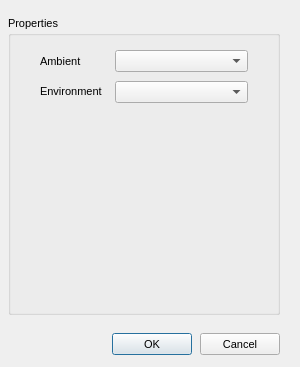
<?xml version="1.0"?>
<ui version="4.0">
  <class>Form</class>
  <widget class="QDialog" name="IDD_LEVELPROPERTIES">
    <property name="geometry">
      <rect>
        <x>0</x>
        <y>0</y>
        <width>300</width>
        <height>367</height>
      </rect>
    </property>
    <property name="windowTitle">
      <string>Room Properties</string>
    </property>
    <property name="font">
      <font>
        <family>Liberation Sans</family>
        <pointsize>8</pointsize>
        <bold>false</bold>
        <italic>false</italic>
      </font>
    </property>
    <property name="enabled">
      <bool>true</bool>
    </property>
    <property name="windowFlags">
      <set>Qt::Dialog|Qt::WindowCloseButtonHint</set>
    </property>
    <property name="minimumSize">
      <size>
        <width>300</width>
        <height>367</height>
      </size>
    </property>
    <property name="maximumSize">
      <size>
        <width>300</width>
        <height>367</height>
      </size>
    </property>
    <widget class="QGroupBox" name="IDC_STATIC">
      <property name="geometry">
        <rect>
          <x>8</x>
          <y>16</y>
          <width>272</width>
          <height>299</height>
        </rect>
      </property>
      <property name="title">
        <string>Properties</string>
      </property>
      <property name="visible">
        <bool>true</bool>
      </property>
      <property name="enabled">
        <bool>true</bool>
      </property>
      <property name="flat">
        <bool>false</bool>
      </property>
      <widget class="QComboBox" name="IDC_AMBIENT_SOUND">
        <property name="maxVisibleItems">
          <number>9</number>
        </property>
        <property name="geometry">
          <rect>
            <x>107</x>
            <y>34</y>
            <width>133</width>
            <height>22</height>
          </rect>
        </property>
        <property name="visible">
          <bool>true</bool>
        </property>
        <property name="enabled">
          <bool>true</bool>
        </property>
        <property name="editable">
          <bool>false</bool>
        </property>
      </widget>
      <widget class="QLabel" name="IDC_STATIC_2">
        <property name="geometry">
          <rect>
            <x>32</x>
            <y>39</y>
            <width>54</width>
            <height>13</height>
          </rect>
        </property>
        <property name="text">
          <string>Ambient</string>
        </property>
        <property name="visible">
          <bool>true</bool>
        </property>
        <property name="enabled">
          <bool>true</bool>
        </property>
        <property name="alignment">
          <set>Qt::AlignLeft</set>
        </property>
      </widget>
      <widget class="QComboBox" name="IDC_ENVAUD_LIST">
        <property name="maxVisibleItems">
          <number>7</number>
        </property>
        <property name="geometry">
          <rect>
            <x>107</x>
            <y>65</y>
            <width>133</width>
            <height>22</height>
          </rect>
        </property>
        <property name="visible">
          <bool>true</bool>
        </property>
        <property name="enabled">
          <bool>true</bool>
        </property>
        <property name="editable">
          <bool>false</bool>
        </property>
      </widget>
      <widget class="QLabel" name="IDC_STATIC_3">
        <property name="geometry">
          <rect>
            <x>32</x>
            <y>69</y>
            <width>72</width>
            <height>13</height>
          </rect>
        </property>
        <property name="text">
          <string>Environment</string>
        </property>
        <property name="visible">
          <bool>true</bool>
        </property>
        <property name="enabled">
          <bool>true</bool>
        </property>
        <property name="alignment">
          <set>Qt::AlignLeft</set>
        </property>
      </widget>
    </widget>
    <widget class="QPushButton" name="IDOK">
      <property name="geometry">
        <rect>
          <x>112</x>
          <y>333</y>
          <width>80</width>
          <height>22</height>
        </rect>
      </property>
      <property name="text">
        <string>OK</string>
      </property>
      <property name="visible">
        <bool>true</bool>
      </property>
      <property name="enabled">
        <bool>true</bool>
      </property>
      <property name="default">
        <bool>true</bool>
      </property>
      <property name="autoDefault">
        <bool>true</bool>
      </property>
    </widget>
    <widget class="QPushButton" name="IDCANCEL">
      <property name="geometry">
        <rect>
          <x>200</x>
          <y>333</y>
          <width>80</width>
          <height>22</height>
        </rect>
      </property>
      <property name="text">
        <string>Cancel</string>
      </property>
      <property name="visible">
        <bool>true</bool>
      </property>
      <property name="enabled">
        <bool>true</bool>
      </property>
      <property name="default">
        <bool>false</bool>
      </property>
      <property name="autoDefault">
        <bool>false</bool>
      </property>
    </widget>
    <action name="IDD_ORPHANHUNTER">
      <property name="text">
        <string>Orphan Hunter</string>
      </property>
    </action>
    <action name="IDD_REORDER_PAGES">
      <property name="text">
        <string>Reorder Net Pages</string>
      </property>
    </action>
    <action name="IDD_SHOW_ALL_CHECKED_OUT">
      <property name="text">
        <string>Show All Pages Checked Out</string>
      </property>
    </action>
    <action name="IDM_IMPORT_BITMAP">
      <property name="text">
        <string>Bitmap/Animation Converter...</string>
      </property>
    </action>
    <action name="ID_APP_ABOUT">
      <property name="text">
        <string>&amp;About editor...</string>
      </property>
    </action>
    <action name="ID_APP_EXIT">
      <property name="text">
        <string>E&amp;xit</string>
      </property>
      <property name="shortcut">
        <string>Alt+X</string>
      </property>
    </action>
    <action name="ID_BRIEFING_EDITOR">
      <property name="text">
        <string>Briefing Editor...</string>
      </property>
    </action>
    <action name="ID_BUTTON_LIGHTING">
      <property name="text">
        <string>ID_BUTTON_LIGHTING</string>
      </property>
    </action>
    <action name="ID_BUTTON_OUTLINE">
      <property name="text">
        <string>ID_BUTTON_OUTLINE</string>
      </property>
    </action>
    <action name="ID_BUTTON_WINDOWSELECTION">
      <property name="text">
        <string>ID_BUTTON_WINDOWSELECTION</string>
      </property>
    </action>
    <action name="ID_D3HELP">
      <property name="text">
        <string>Help on D3 Editor</string>
      </property>
    </action>
    <action name="ID_EDITORS_AIPROPERTIES">
      <property name="text">
        <string>AI Properties...</string>
      </property>
    </action>
    <action name="ID_EDITORS_AMBIENTSOUNDS">
      <property name="text">
        <string>Ambient Sounds...</string>
      </property>
    </action>
    <action name="ID_EDITORS_DALLAS">
      <property name="text">
        <string>Dallas Graphical Script Editor...</string>
      </property>
    </action>
    <action name="ID_EDITORS_FILES">
      <property name="text">
        <string>Files...</string>
      </property>
    </action>
    <action name="ID_EDITORS_MEGACELLS">
      <property name="text">
        <string>Megacells...</string>
      </property>
    </action>
    <action name="ID_EDIT_ADDSELECT">
      <property name="text">
        <string>Add Current Room to Selected List</string>
      </property>
    </action>
    <action name="ID_EDIT_ATTACH">
      <property name="text">
        <string>&amp;Attach</string>
      </property>
    </action>
    <action name="ID_EDIT_CLEARSELECTED">
      <property name="text">
        <string>Clear Selected List</string>
      </property>
    </action>
    <action name="ID_EDIT_COPY">
      <property name="text">
        <string>&amp;Copy</string>
      </property>
      <property name="shortcut">
        <string>Ctrl+Ins</string>
      </property>
    </action>
    <action name="ID_EDIT_CUT">
      <property name="text">
        <string>Cu&amp;t</string>
      </property>
      <property name="shortcut">
        <string>Shift+Del</string>
      </property>
    </action>
    <action name="ID_EDIT_DELETE">
      <property name="text">
        <string>&amp;Delete</string>
      </property>
    </action>
    <action name="ID_EDIT_LOADSCRAP">
      <property name="text">
        <string>Load Scrap from Disk</string>
      </property>
    </action>
    <action name="ID_EDIT_PASTE">
      <property name="text">
        <string>&amp;Paste</string>
      </property>
      <property name="shortcut">
        <string>Shift+Ins</string>
      </property>
    </action>
    <action name="ID_EDIT_PLACE">
      <property name="text">
        <string>&amp;Place in Mine</string>
      </property>
    </action>
    <action name="ID_EDIT_PLACE_TERRAIN">
      <property name="text">
        <string>&amp;Place on Terrain</string>
      </property>
    </action>
    <action name="ID_EDIT_REMOVESELECT">
      <property name="text">
        <string>Remove Current Room from Selected List</string>
      </property>
    </action>
    <action name="ID_EDIT_SAVESCRAP">
      <property name="text">
        <string>Save Scrap to Disk</string>
      </property>
    </action>
    <action name="ID_EDIT_SELECTATTACHED">
      <property name="text">
        <string>Select All Rooms Attached to Current Room</string>
      </property>
    </action>
    <action name="ID_EDIT_UNDO">
      <property name="text">
        <string>&amp;Undo</string>
      </property>
      <property name="shortcut">
        <string>Alt+Backspace</string>
      </property>
    </action>
    <action name="ID_FILE_AUTOSAVE">
      <property name="text">
        <string>Autosave</string>
      </property>
      <property name="checkable">
        <bool>true</bool>
      </property>
    </action>
    <action name="ID_FILE_CHECKMINE">
      <property name="text">
        <string>&amp;Check Mine</string>
      </property>
    </action>
    <action name="ID_FILE_FIXCRACKS">
      <property name="text">
        <string>Fix Level Cracks</string>
      </property>
    </action>
    <action name="ID_FILE_FIXDEGENERATEFACES">
      <property name="text">
        <string>Fix/Remove Degenerate Faces</string>
      </property>
    </action>
    <action name="ID_FILE_IMPORT_ROOM">
      <property name="text">
        <string>Import 3DSMax Room</string>
      </property>
    </action>
    <action name="ID_FILE_INFORMATION">
      <property name="text">
        <string>&amp;Information</string>
      </property>
      <property name="shortcut">
        <string>Alt+I</string>
      </property>
    </action>
    <action name="ID_FILE_LEAVE_EDITOR">
      <property name="text">
        <string>Go to main menu...</string>
      </property>
    </action>
    <action name="ID_FILE_LEVELPROPS">
      <property name="text">
        <string>Set Selected Room(s) Properties</string>
      </property>
    </action>
    <action name="ID_FILE_LEVEL_INFO">
      <property name="text">
        <string>Edit Level Info...</string>
      </property>
    </action>
    <action name="ID_FILE_MRU_FILE1">
      <property name="text">
        <string>Recent File</string>
      </property>
      <property name="enabled">
        <bool>false</bool>
      </property>
    </action>
    <action name="ID_FILE_NEW">
      <property name="text">
        <string>&amp;New</string>
      </property>
      <property name="shortcut">
        <string>Ctrl+N</string>
      </property>
    </action>
    <action name="ID_FILE_OPEN">
      <property name="text">
        <string>&amp;Open...</string>
      </property>
      <property name="shortcut">
        <string>Ctrl+O</string>
      </property>
    </action>
    <action name="ID_FILE_PLAY640X480">
      <property name="text">
        <string>&amp;Play in 640 x 480</string>
      </property>
      <property name="shortcut">
        <string>Alt+P</string>
      </property>
    </action>
    <action name="ID_FILE_PREFERENCES">
      <property name="text">
        <string>Preferences</string>
      </property>
    </action>
    <action name="ID_FILE_PRINT">
      <property name="text">
        <string>&amp;Print...</string>
      </property>
      <property name="shortcut">
        <string>Ctrl+P</string>
      </property>
    </action>
    <action name="ID_FILE_PRINT_PREVIEW">
      <property name="text">
        <string>Print Pre&amp;view</string>
      </property>
    </action>
    <action name="ID_FILE_PRINT_SETUP">
      <property name="text">
        <string>P&amp;rint Setup...</string>
      </property>
    </action>
    <action name="ID_FILE_REMOVEDUPLICATEFACESFROMCURRENTROOM">
      <property name="text">
        <string>Remove Duplicate Faces from Current Room</string>
      </property>
    </action>
    <action name="ID_FILE_REMOVEEXTRAPOINTS">
      <property name="text">
        <string>Remove Extra Points</string>
      </property>
    </action>
    <action name="ID_FILE_RESTOREGAMESTATE">
      <property name="text">
        <string>Restore Gamestate</string>
      </property>
    </action>
    <action name="ID_FILE_SAVE">
      <property name="text">
        <string>&amp;Save</string>
      </property>
      <property name="shortcut">
        <string>Ctrl+S</string>
      </property>
    </action>
    <action name="ID_FILE_SAVEGOALTEXT">
      <property name="text">
        <string>Save Goal Text to File</string>
      </property>
    </action>
    <action name="ID_FILE_SAVE_AS">
      <property name="text">
        <string>Save &amp;As...</string>
      </property>
    </action>
    <action name="ID_FILE_SAVE_COPY_AS">
      <property name="text">
        <string>Save Copy &amp;As...</string>
      </property>
    </action>
    <action name="ID_FILE_STATS">
      <property name="text">
        <string>Show Level Stats</string>
      </property>
    </action>
    <action name="ID_FILE_UPDATE">
      <property name="text">
        <string>&amp;Update</string>
      </property>
      <property name="shortcut">
        <string>Ctrl+S</string>
      </property>
    </action>
    <action name="ID_FILE_VERIFY_LEVEL">
      <property name="text">
        <string>Verify Level</string>
      </property>
    </action>
    <action name="ID_HOTSPOT_TGA">
      <property name="text">
        <string>HotSpot TGA Extractor...</string>
      </property>
    </action>
    <action name="ID_MINE_VIEW">
      <property name="text">
        <string>Mine View</string>
      </property>
      <property name="shortcut">
        <string>F2</string>
      </property>
    </action>
    <action name="ID_OBJBUTTON">
      <property name="text">
        <string>ID_OBJBUTTON</string>
      </property>
    </action>
    <action name="ID_OBJECT_DELETEOBJECT">
      <property name="text">
        <string>Delete Object</string>
      </property>
      <property name="shortcut">
        <string>Del</string>
      </property>
    </action>
    <action name="ID_OBJECT_MOVEPLAYER">
      <property name="text">
        <string>Move Player 0 to Viewer</string>
      </property>
    </action>
    <action name="ID_OBJECT_PLACECAMERAATCURRENTFACE">
      <property name="text">
        <string>Create New Camera at Current Face</string>
      </property>
    </action>
    <action name="ID_OBJECT_PLACECAMERAATVIEWER">
      <property name="text">
        <string>Create New Camera at Viewer</string>
      </property>
    </action>
    <action name="ID_OBJECT_PLACEOBJECT">
      <property name="text">
        <string>Place Object</string>
      </property>
      <property name="shortcut">
        <string>Ins</string>
      </property>
    </action>
    <action name="ID_OBJECT_PLACESOUNDSOURCEATVIEWER">
      <property name="text">
        <string>Create SoundSource at Viewer</string>
      </property>
    </action>
    <action name="ID_OBJECT_PLACEWAYPOINTATVIEWER">
      <property name="text">
        <string>Place Waypoint at Viewer</string>
      </property>
    </action>
    <action name="ID_OBJECT_SELECTBYNUMBER">
      <property name="text">
        <string>Select Object By Number</string>
      </property>
    </action>
    <action name="ID_OBJECT_SETCAMERAFROMVIEWER">
      <property name="text">
        <string>Move Camera to Viewer</string>
      </property>
    </action>
    <action name="ID_OBJECT_SETVIEWERFROMCAMERA">
      <property name="text">
        <string>Move Viewer to Camera</string>
      </property>
    </action>
    <action name="ID_OSIRISCOMPILE">
      <property name="text">
        <string>ID_OSIRISCOMPILE</string>
      </property>
    </action>
    <action name="ID_REINIT_OPENGL">
      <property name="text">
        <string>ID_REINIT_OPENGL</string>
      </property>
    </action>
    <action name="ID_ROOM_ADD">
      <property name="text">
        <string>&amp;Add Room at Current Face</string>
      </property>
      <property name="shortcut">
        <string>Shift+A</string>
      </property>
    </action>
    <action name="ID_ROOM_ADDVERTTONEWFACE">
      <property name="text">
        <string>Add Vert to New Face</string>
      </property>
      <property name="shortcut">
        <string>Shift+V</string>
      </property>
    </action>
    <action name="ID_ROOM_ATTACHROOM">
      <property name="text">
        <string>Attach Room</string>
      </property>
    </action>
    <action name="ID_ROOM_BUILDBRIDGE">
      <property name="text">
        <string>&amp;Build Bridge</string>
      </property>
    </action>
    <action name="ID_ROOM_BUILDSMOOTHBRIDGE">
      <property name="text">
        <string>Build Smooth Bridge</string>
      </property>
      <property name="shortcut">
        <string>Ctrl+B</string>
      </property>
    </action>
    <action name="ID_ROOM_CLEARCENTERPOINT">
      <property name="text">
        <string>Clear Center Point</string>
      </property>
    </action>
    <action name="ID_ROOM_COMBINE">
      <property name="text">
        <string>Combine Rooms</string>
      </property>
    </action>
    <action name="ID_ROOM_DELETE">
      <property name="text">
        <string>Delete Current Room</string>
      </property>
    </action>
    <action name="ID_ROOM_DELETECONNECTEDFACES">
      <property name="text">
        <string>Delete Connected Faces</string>
      </property>
    </action>
    <action name="ID_ROOM_DELETEFACE">
      <property name="text">
        <string>Delete Current Face</string>
      </property>
    </action>
    <action name="ID_ROOM_DELETEPORTAL">
      <property name="text">
        <string>Delete Current Portal</string>
      </property>
    </action>
    <action name="ID_ROOM_DELETEVERT">
      <property name="text">
        <string>Delete Current Vert From Face</string>
      </property>
    </action>
    <action name="ID_ROOM_DROPROOM">
      <property name="text">
        <string>Drop Room</string>
      </property>
    </action>
    <action name="ID_ROOM_FACE_ADDVERTTOEDGE">
      <property name="text">
        <string>Add Vert To Edge</string>
      </property>
    </action>
    <action name="ID_ROOM_FACE_DELETEVERTONEDGE">
      <property name="text">
        <string>Delete Vert on Edge</string>
      </property>
    </action>
    <action name="ID_ROOM_FACE_MOVEVERTONEDGE">
      <property name="text">
        <string>Move Vert on Edge</string>
      </property>
    </action>
    <action name="ID_ROOM_FACE_SPLITFACE">
      <property name="text">
        <string>Split Face</string>
      </property>
    </action>
    <action name="ID_ROOM_FINISHNEWFACE">
      <property name="text">
        <string>Add Last Point to New Face (Finish Face)</string>
      </property>
    </action>
    <action name="ID_ROOM_GRABTEXTURE">
      <property name="text">
        <string>Grab Texture</string>
      </property>
      <property name="shortcut">
        <string>G</string>
      </property>
    </action>
    <action name="ID_ROOM_JOINROOMS">
      <property name="text">
        <string>Join Rooms</string>
      </property>
    </action>
    <action name="ID_ROOM_JOINROOMSEXACT">
      <property name="text">
        <string>Join Rooms Exact</string>
      </property>
    </action>
    <action name="ID_ROOM_JOIN_ADJACENT_FACES">
      <property name="text">
        <string>Join Adjacent Faces</string>
      </property>
    </action>
    <action name="ID_ROOM_LINKTONEWEXTERNAL">
      <property name="text">
        <string>Link Room to New External Room</string>
      </property>
    </action>
    <action name="ID_ROOM_MARK">
      <property name="text">
        <string>&amp;Mark Room/Face</string>
      </property>
      <property name="shortcut">
        <string>Ctrl+M</string>
      </property>
    </action>
    <action name="ID_ROOM_MERGEOBJECTINTOROOM">
      <property name="text">
        <string>Merge Object into Room</string>
      </property>
    </action>
    <action name="ID_ROOM_NEXTFACE">
      <property name="text">
        <string>Next Face</string>
      </property>
      <property name="shortcut">
        <string>F</string>
      </property>
    </action>
    <action name="ID_ROOM_PLACEROOM">
      <property name="text">
        <string>Place Room at Current Room</string>
      </property>
    </action>
    <action name="ID_ROOM_PLACETERRAINROOM">
      <property name="text">
        <string>Place Room at Current Terrain Cell</string>
      </property>
    </action>
    <action name="ID_ROOM_PREVIOUSFACE">
      <property name="text">
        <string>Previous Face</string>
      </property>
      <property name="shortcut">
        <string>Shift+F</string>
      </property>
    </action>
    <action name="ID_ROOM_PROPAGATETOADJACENTCOPLANARFACES">
      <property name="text">
        <string>Propagate to Adjacent Coplanar Faces</string>
      </property>
      <property name="shortcut">
        <string>Ctrl+F</string>
      </property>
    </action>
    <action name="ID_ROOM_PROPAGATETOALL">
      <property name="text">
        <string>Propagate to All Faces in Room</string>
      </property>
      <property name="shortcut">
        <string>Shift+R</string>
      </property>
    </action>
    <action name="ID_ROOM_RENAMEROOM">
      <property name="text">
        <string>Rename Room</string>
      </property>
      <property name="shortcut">
        <string>Ctrl+R</string>
      </property>
    </action>
    <action name="ID_ROOM_ROTATEPLACEDROOM45DEGREES">
      <property name="text">
        <string>Rotate Placed Room 45 Degrees</string>
      </property>
    </action>
    <action name="ID_ROOM_SAVECURRENTROOM">
      <property name="text">
        <string>Save Current Room</string>
      </property>
    </action>
    <action name="ID_ROOM_SELECTBYNUMBER">
      <property name="text">
        <string>Select Room by Number</string>
      </property>
    </action>
    <action name="ID_ROOM_SELECTFACEBYNUMBER">
      <property name="text">
        <string>Select Face by Number</string>
      </property>
    </action>
    <action name="ID_ROOM_SETCENTERFROMVIEWER">
      <property name="text">
        <string>Set Room Center from Viewer</string>
      </property>
    </action>
    <action name="ID_ROOM_SNAPPLACEDROOM">
      <property name="text">
        <string>Snap Placed Room</string>
      </property>
    </action>
    <action name="ID_ROOM_SNAPPOINTTOEDGE">
      <property name="text">
        <string>Snap Point to Edge</string>
      </property>
    </action>
    <action name="ID_ROOM_SNAPPOINTTOFACE">
      <property name="text">
        <string>Snap Point to Face</string>
      </property>
    </action>
    <action name="ID_ROOM_SNAPPOINTTOPOINT">
      <property name="text">
        <string>Snap Point to Point</string>
      </property>
    </action>
    <action name="ID_ROOM_SPLITFACE">
      <property name="text">
        <string>Triangulate face</string>
      </property>
    </action>
    <action name="ID_ROOM_STARTNEWFACE">
      <property name="text">
        <string>Add First Point to New Face (Start Face)</string>
      </property>
    </action>
    <action name="ID_ROOM_SWAPMAKEDANDCURRENTROOMFACE">
      <property name="text">
        <string>Swap Marked and Current Room/Face</string>
      </property>
    </action>
    <action name="ID_ROOM_UNDOSNAP">
      <property name="text">
        <string>Undo Snap</string>
      </property>
    </action>
    <action name="ID_ROOM_UNPLACEROOM">
      <property name="text">
        <string>Un-place Room/Group/Door</string>
      </property>
    </action>
    <action name="ID_ROOM_VIEW">
      <property name="text">
        <string>Room View</string>
      </property>
      <property name="shortcut">
        <string>F4</string>
      </property>
    </action>
    <action name="ID_SCRIPT_LEVEL_INTERFACE">
      <property name="text">
        <string>Levels and Scripts...</string>
      </property>
    </action>
    <action name="ID_SUBEDITORS_FONT">
      <property name="text">
        <string>Font Editor...</string>
      </property>
    </action>
    <action name="ID_SUBEDITORS_HOGMAKER">
      <property name="text">
        <string>Hog Maker...</string>
      </property>
    </action>
    <action name="ID_SUBEDITORS_TABLEFILEEDIT">
      <property name="text">
        <string>Table File Text Editor...</string>
      </property>
    </action>
    <action name="ID_SUBEDITORS_TABLEFILEFILTER">
      <property name="text">
        <string>Table File Filter...</string>
      </property>
    </action>
    <action name="ID_TABLEEDIT_FILE_EXIT">
      <property name="text">
        <string>&amp;Exit</string>
      </property>
    </action>
    <action name="ID_TABLEEDIT_FILE_LOAD">
      <property name="text">
        <string>&amp;Load...</string>
      </property>
    </action>
    <action name="ID_TABLEEDIT_FILE_SAVE">
      <property name="text">
        <string>&amp;Save</string>
      </property>
    </action>
    <action name="ID_TABLEEDIT_FILE_SAVE_AS">
      <property name="text">
        <string>S&amp;ave as...</string>
      </property>
    </action>
    <action name="ID_TABLEFILTER_FILE_EXIT">
      <property name="text">
        <string>Exit</string>
      </property>
    </action>
    <action name="ID_TABLEFILTER_FILE_LOAD">
      <property name="text">
        <string>Load...</string>
      </property>
    </action>
    <action name="ID_TABLEFILTER_FILE_NEW">
      <property name="text">
        <string>New</string>
      </property>
    </action>
    <action name="ID_TABLEFILTER_FILE_SAVE">
      <property name="text">
        <string>Save</string>
      </property>
    </action>
    <action name="ID_TABLEFILTER_FILE_SAVEAS">
      <property name="text">
        <string>Save as...</string>
      </property>
    </action>
    <action name="ID_TERRAIN_VIEW">
      <property name="text">
        <string>Terrain View</string>
      </property>
      <property name="shortcut">
        <string>F3</string>
      </property>
    </action>
    <action name="ID_TEST_TEST1">
      <property name="text">
        <string>Test function 1</string>
      </property>
    </action>
    <action name="ID_TEST_TEST2">
      <property name="text">
        <string>Test function 2</string>
      </property>
    </action>
    <action name="ID_TEST_TEST3">
      <property name="text">
        <string>Test function 3</string>
      </property>
    </action>
    <action name="ID_TOOLS_WORLD_OBJECTS_BUILDINGS">
      <property name="text">
        <string>Buildings...</string>
      </property>
    </action>
    <action name="ID_TOOLS_WORLD_OBJECTS_CLUTTER">
      <property name="text">
        <string>Clutter...</string>
      </property>
    </action>
    <action name="ID_TOOLS_WORLD_OBJECTS_DOOR">
      <property name="text">
        <string>Doors...</string>
      </property>
    </action>
    <action name="ID_TOOLS_WORLD_OBJECTS_LIGHTS">
      <property name="text">
        <string>Lights...</string>
      </property>
    </action>
    <action name="ID_TOOLS_WORLD_OBJECTS_PLAYER">
      <property name="text">
        <string>Player Ships...</string>
      </property>
    </action>
    <action name="ID_TOOLS_WORLD_OBJECTS_POWERUPS">
      <property name="text">
        <string>Powerups...</string>
      </property>
    </action>
    <action name="ID_TOOLS_WORLD_OBJECTS_ROBOTS">
      <property name="text">
        <string>Robots...</string>
      </property>
    </action>
    <action name="ID_TOOLS_WORLD_OBJECTS_SOUND">
      <property name="text">
        <string>Sounds...</string>
      </property>
    </action>
    <action name="ID_TOOLS_WORLD_TEXTURES">
      <property name="text">
        <string>Textures...</string>
      </property>
    </action>
    <action name="ID_TOOLS_WORLD_WEAPONS">
      <property name="text">
        <string>Weapons...</string>
      </property>
    </action>
    <action name="ID_VIEW_CENTERONCUBE">
      <property name="text">
        <string>Center on Current &amp;Room</string>
      </property>
      <property name="shortcut">
        <string>Home</string>
      </property>
    </action>
    <action name="ID_VIEW_CENTERONMINE">
      <property name="text">
        <string>Center on &amp;Mine Origin</string>
      </property>
    </action>
    <action name="ID_VIEW_CENTERONOBJECT">
      <property name="text">
        <string>Center on Current &amp;Object</string>
      </property>
    </action>
    <action name="ID_VIEW_DELETEVIEWER">
      <property name="text">
        <string>Delete Viewer</string>
      </property>
    </action>
    <action name="ID_VIEW_FLIP">
      <property name="text">
        <string>Flip Viewer</string>
      </property>
      <property name="shortcut">
        <string>/</string>
      </property>
    </action>
    <action name="ID_VIEW_KEYPAD_TOGGLE">
      <property name="text">
        <string>Keypad</string>
      </property>
      <property name="shortcut">
        <string>F10</string>
      </property>
    </action>
    <action name="ID_VIEW_MOVECAMERATOCURRENTOBJECT">
      <property name="text">
        <string>Move camera to Current Object</string>
      </property>
    </action>
    <action name="ID_VIEW_MOVECAMERATOSELECTEDFACE">
      <property name="text">
        <string>Move camera to &amp;Current Face</string>
      </property>
      <property name="shortcut">
        <string>Shift+C</string>
      </property>
    </action>
    <action name="ID_VIEW_MOVECAMERATOSELECTEDROOM">
      <property name="text">
        <string>Move camera to &amp;Current Room</string>
      </property>
      <property name="shortcut">
        <string>C</string>
      </property>
    </action>
    <action name="ID_VIEW_NEWVIEWER">
      <property name="text">
        <string>New Viewer</string>
      </property>
    </action>
    <action name="ID_VIEW_NEXTVIEWER">
      <property name="text">
        <string>Next Viewer</string>
      </property>
    </action>
    <action name="ID_VIEW_RESETVIEWRADIUS">
      <property name="text">
        <string>Reset View Radius</string>
      </property>
    </action>
    <action name="ID_VIEW_SHOWOBJECTSINWIREFRAMEVIEW">
      <property name="text">
        <string>Show objects in Wireframe view</string>
      </property>
    </action>
    <action name="ID_VIEW_SHOWVIEWERFORWARDVECTOR">
      <property name="text">
        <string>Show Viewer Forward Vector</string>
      </property>
    </action>
    <action name="ID_VIEW_STATUS_BAR">
      <property name="text">
        <string>&amp;Status Bar</string>
      </property>
    </action>
    <action name="ID_VIEW_TEXTUREMINE">
      <property name="text">
        <string>Te&amp;xtured view</string>
      </property>
    </action>
    <action name="ID_VIEW_TOOLBAR">
      <property name="text">
        <string>&amp;Toolbar</string>
      </property>
    </action>
    <action name="ID_VIEW_VIEWPROP">
      <property name="text">
        <string>Display Viewer Properties</string>
      </property>
    </action>
    <action name="ID_VIEW_WIREFRAMEMINE">
      <property name="text">
        <string>&amp;Wireframe view</string>
      </property>
    </action>
    <action name="ID_WINDOW_CASCADE">
      <property name="text">
        <string>&amp;Cascade</string>
      </property>
    </action>
    <action name="ID_WINDOW_TILE">
      <property name="text">
        <string>&amp;Tile</string>
      </property>
    </action>
    <action name="ID_ZBUTTON">
      <property name="text">
        <string>ID_ZBUTTON</string>
      </property>
    </action>
  </widget>
</ui>
